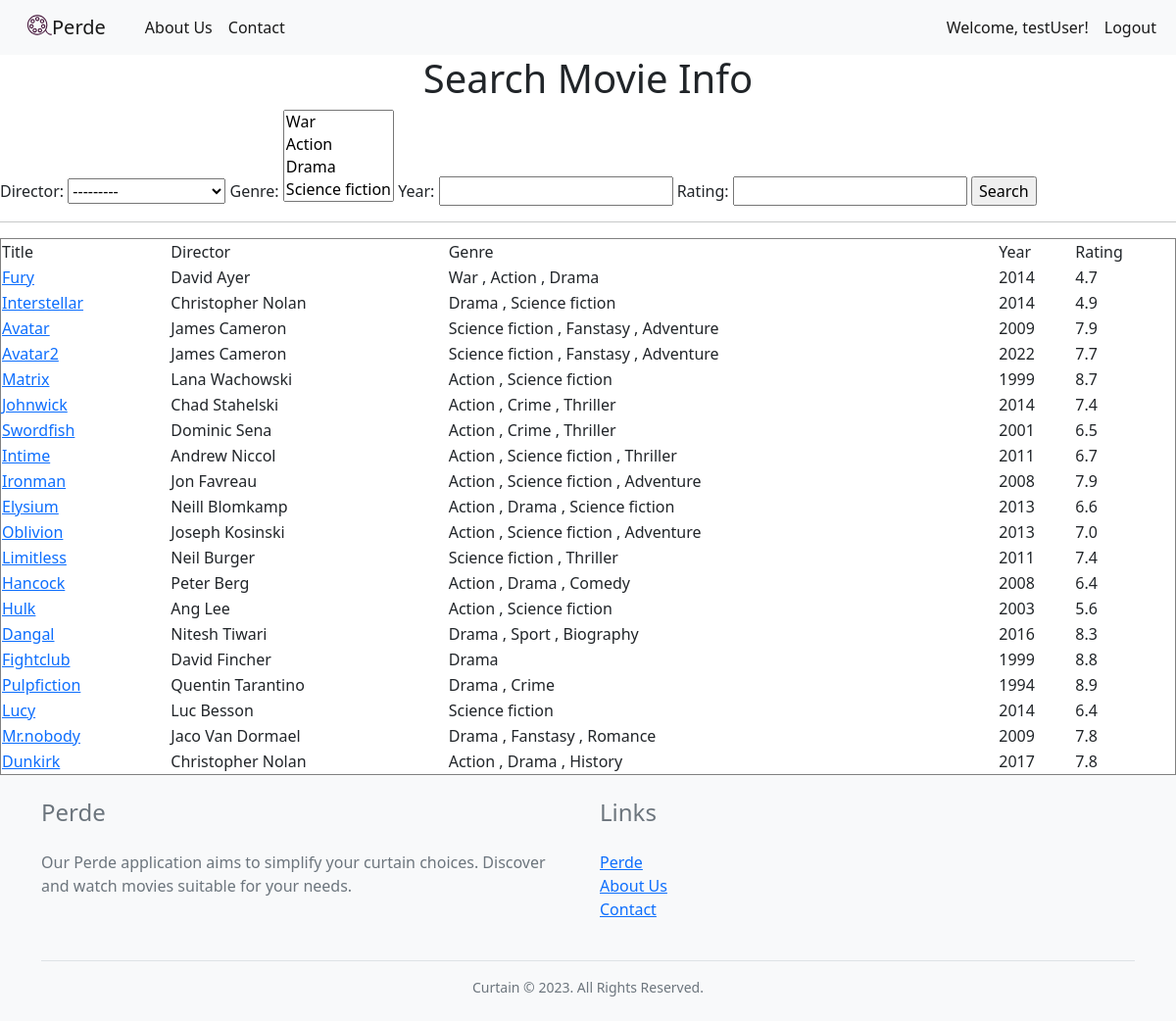
/searchMovie/ (signed in), run on the app's committed database.
### HomeApp/models.py (models this page shows, shortened)
class Movie(models.Model):
    title = models.CharField(max_length=100)
    description = models.TextField()
    year = models.IntegerField()
    rating = models.FloatField()
    genre = models.ManyToManyField(Genre, related_name='movies')
    director = models.ForeignKey(Director, on_delete=models.CASCADE, related_name='movies')
    actors = models.ManyToManyField(Actor, related_name='movies')
    runtime = models.IntegerField()
    poster = models.CharField(max_length=200)
    trailer = models.CharField(max_length=200, null=True)
    link = models.CharField(max_length=200, null=True)

class Director(models.Model):
    name = models.CharField(max_length=100)
    birth_day = models.DateField(blank=True, null=True)
    country = models.CharField(max_length=100, blank=True, null=True)
    def __str__(self):
        return self.name

class Genre(models.Model):
    name = models.CharField(max_length=100)
    def __str__(self):
        return self.name

### HomeApp/views.py (the view)
# urls.py: path('searchMovie/',HomeApp.views.searchMovie, name= 'searchMovie'),
def searchMovie(request):
    movie = Movie.objects.all()
    filters = FilterMovie(request.GET, queryset= movie)
    context = {'filters': filters }
    return render(request,'searchMovie.html',context)

### HomeApp/templates/searchMovie.html (shortened to what this page needs)
<!DOCTYPE html>
<html>
<head>
</head>
{% extends 'base.html' %}
{% block content %}
<h1 align ="center ">Search Movie Info </h1>
<form method = "get">
    {{filters.form}}
    <input type="submit" value= "Search" name="" >
</form>
<hr>
<form method="get">
<table border = "1">
    <tr>
        <td>Title </td>
        <td>Director</td>
        <td>Genre</td>
        <td>Year</td>
        <td>Rating</td>
    </tr>
{% for item in filters.qs %}
    <tr>
        <td><a href="/movie/{{item.title}}">{{item.title}}</a></td>
        <td>{{item.director}}</td>
        <td>{% for genre in item.genre.all %}
            {{ genre.name }}
            {% if not forloop.last %},{% endif %}
        {% endfor %}</td>
        <td>{{item.year}}</td>
        <td>{{item.rating}}</td>
    </tr>
{% endfor %}
</table>
</form>
{% endblock %}

### HomeApp/templates/base.html (shortened to what this page needs)
{% load static %}
<!DOCTYPE html>
<html lang="en">
<head>
    <link rel="stylesheet" href="{% static 'style.css' %}">
    <link href="https://cdn.jsdelivr.net/npm/bootstrap@5.0.2/dist/css/bootstrap.min.css" rel="stylesheet"
>
</head>
<body>
    <nav class="navbar  navbar-expand-lg navbar-light bg-light">
        <div class="container-fluid">
            <a class="navbar-brand" href="{% url 'home' %}">
                <div class="d-flex justify-content-center text-center">
                    <img src="{% static 'movie-svgrepo-com.svg' %}" alt="" width="25" height="25">
                    <span>Perde</span>
                </div>
            </a>
            <div class="collapse navbar-collapse" id="navbarNav">
                <ul class="navbar-nav">
                    <li class="nav-item">
                        <a class="nav-link active" href="{% url 'aboutus' %}">About Us</a>
                    </li>
                    <li class="nav-item">
                        <a class="nav-link active" href="{% url 'aboutus' %}">Contact</a>
                    </li>
                </ul>
                <ul class="navbar-nav ms-auto">
                    {% if user.is_authenticated %}
                    <li class="nav-item">
                        <a class="nav-link active" href="{% url 'profile' %}">Welcome, {{ user.username }}!</a>
                    </li>
                    <li class="nav-item">
                        <a class="nav-link active" href="{% url 'logout' %}">Logout</a>
                    </li>
                    {% endif %}
                </ul>
            </div>
        </div>
    </nav>
    {% block content %}
    {% endblock %}
    <footer class="footer bg-light">
        <div class="container py-4">
          <div class="row">
            <div class="col-lg-6">
              <h4 class="text-muted mb-4">Perde</h4>
              <p class="text-muted">Our Perde application aims to simplify your curtain choices. Discover and watch movies suitable for your needs.</p>
            </div>
            <div class="col-lg-6">
              <h4 class="text-muted mb-4">Links</h4>
              <ul class="list-unstyled text-muted">
                <li><a href="{% url 'home' %}">Perde</a></li>
                <li><a href="{% url 'aboutus' %}">About Us</a></li>
                <li><a href="{% url 'aboutus' %}">Contact</a></li>
              </ul>
            </div>
          </div>
          <div class="border-top pt-3 mt-4">
            <p class="text-muted text-center small m-0">Curtain © 2023. All Rights Reserved.</p>
          </div>
        </div>
      </footer>
</body>
</html>

### static/style.css (style rules this page uses)
nav { background-color: #333; overflow: hidden; }
nav a { float: left; color: #f2f2f2; text-align: center; padding: 14px 16px; text-decoration: none; }
.navbar { display: flex; justify-content: space-between; }

### HomeApp/templates/searchMovie.html (style rules this page uses)
table { width: 100%; }

### data on the page
Movie: title "Fury", director "David Ayer", year "2014", rating "4.7"
Genre: name "War"
Genre: name "Action"
Genre: name "Drama"
Movie: title "Interstellar", director "Christopher Nolan", year "2014", rating "4.9"
Genre: name "Science fiction"
Movie: title "Avatar", director "James Cameron", year "2009", rating "7.9"
Genre: name "Fanstasy"
Genre: name "Adventure"
Movie: title "Avatar2", director "James Cameron", year "2022", rating "7.7"
Movie: title "Matrix", director "Lana Wachowski", year "1999", rating "8.7"
Movie: title "Johnwick", director "Chad Stahelski", year "2014", rating "7.4"
Genre: name "Crime"
Genre: name "Thriller"
Movie: title "Swordfish", director "Dominic Sena", year "2001", rating "6.5"
Movie: title "Intime", director "Andrew Niccol", year "2011", rating "6.7"
Movie: title "Ironman", director "Jon Favreau", year "2008", rating "7.9"
Movie: title "Elysium", director "Neill Blomkamp", year "2013", rating "6.6"
Movie: title "Oblivion", director "Joseph Kosinski", year "2013", rating "7.0"
Movie: title "Limitless", director "Neil Burger", year "2011", rating "7.4"
Movie: title "Hancock", director "Peter Berg", year "2008", rating "6.4"
Genre: name "Comedy"
Movie: title "Hulk", director "Ang Lee", year "2003", rating "5.6"
Movie: title "Dangal", director "Nitesh Tiwari", year "2016", rating "8.3"
Genre: name "Sport"
Genre: name "Biography"
Movie: title "Fightclub", director "David Fincher", year "1999", rating "8.8"
Movie: title "Pulpfiction", director "Quentin Tarantino", year "1994", rating "8.9"
Movie: title "Lucy", director "Luc Besson", year "2014", rating "6.4"
Movie: title "Mr.nobody", director "Jaco Van Dormael", year "2009", rating "7.8"
Genre: name "Romance"
Movie: title "Dunkirk", director "Christopher Nolan", year "2017", rating "7.8"
Genre: name "History"

### other printed values
{{ user.username }} "testUser"
